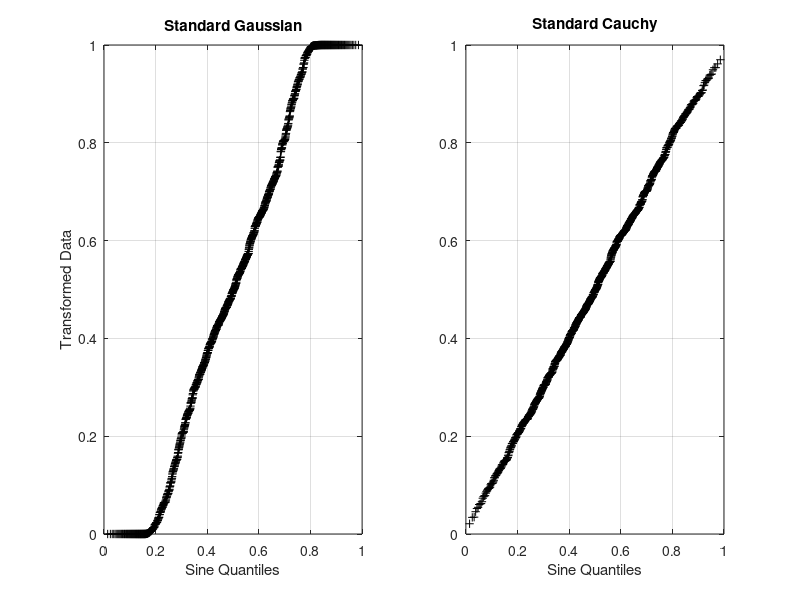

Write the MATLAB code that produced this figure.
%% Example 4.12
% Compute 1000 random draws from the standardized Cauchy distribution, and
% produce stabilized p-p plots of them against the standardized normal and
% Cauchy distributions.
% What differences are there?

% Based on the probability integral transform.
% Deviations from a straight line are suggestive of the nature of the
% distribution. 

%% Random draws
clear; close all; clf;

picks = 1000;
x = trnd(1, [1 picks]);
u = ((1:picks) - 0.5)/picks; % uniform distribution

%% Arcsine transform applied to p-p plot
% Leads to constant variance at all points. Due to Michael (1983).
% This is not the case for the regular p-p plots. They have the highest
% variance near the mode and the lowest variance near the tails without
% this transform. So the transform is superior and always recommended.

r = 2/pi*asin(sqrt(u));
s1 = 2/pi*asin(sqrt(normcdf(sort(x)))); %Gaussian
s2 = 2/pi*asin(sqrt(tcdf(sort(x), 1))); %Cauchy


%% Plotting variance stabilized p-p plots
% Gaussian
figure(1);
subplot(1,2,1); axis square
plot(r, s1, 'k+ ')
ylabel 'Transformed Data'; xlabel 'Sine Quantiles';
title 'Standard Gaussian'
grid on

% Cauchy
subplot(1,2,2); axis square
plot(r, s2, 'k+ ')
xlabel 'Sine Quantiles'; 
title 'Standard Cauchy' 
grid on

% Stabilized p-p plot against the Gaussian is long tailed, as evidenced by
% the sharp downturn of the distribution tails. The Cauchy distribution is
% a straight line, as expected.
